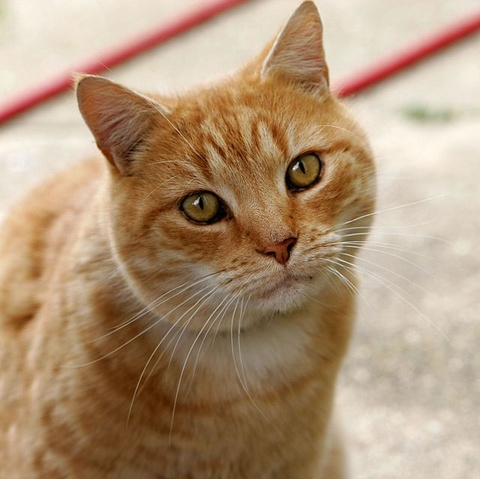
#> input picture few/cat.jpg, 480 x 479 px, shrunk from 640 x 639 before the run; its folder holds 4 pictures in this run
$ python modified.py
#> lines starting #> are read from the running program, lines starting #| are printed output that depends on the picture
import threading
import os
import time
from PIL import Image
from PIL import ImageEnhance

shared_image_buffer = []

def enhanceBrightness(bF):
    global shared_image_buffer
    imagesDone = 0 # Number of images it has processed
    currImage = 0 # Index of image about to be processed

    while(imagesDone != len(shared_image_buffer)):
        if not shared_image_buffer[currImage][1].locked():
            shared_image_buffer[currImage][1].acquire()
            image = shared_image_buffer[currImage][0]
            finalImage = ImageEnhance.Brightness(image).enhance(bF)
            shared_image_buffer[currImage][0] = finalImage
            imagesDone += 1
            shared_image_buffer[currImage][1].release()
        else:
            currImage += 1
            currImage %= len(shared_image_buffer)

def enhanceSharpness(sF):
    global shared_image_buffer
    imagesDone = 0 # Number of images it has processed
    currImage = 0 # Index of image about to be processed

    while(imagesDone != len(shared_image_buffer)):
        if not shared_image_buffer[currImage][1].locked():
            shared_image_buffer[currImage][1].acquire()
            image = shared_image_buffer[currImage][0]
            finalImage = ImageEnhance.Sharpness(image).enhance(sF)
            shared_image_buffer[currImage][0] = finalImage
            imagesDone += 1
            shared_image_buffer[currImage][1].release()
        else:
            currImage += 1
            currImage %= len(shared_image_buffer)

def enhanceContrast(sF):
    global shared_image_buffer
    imagesDone = 0 # Number of images it has processed
    currImage = 0 # Index of image about to be processed

    while(imagesDone != len(shared_image_buffer)):
        if not shared_image_buffer[currImage][1].locked():
            shared_image_buffer[currImage][1].acquire()
            image = shared_image_buffer[currImage][0]
            finalImage = ImageEnhance.Contrast(image).enhance(cF)
            shared_image_buffer[currImage][0] = finalImage
            imagesDone += 1
            shared_image_buffer[currImage][1].release()
        else:
            currImage += 1
            currImage %= len(shared_image_buffer)

if __name__ == "__main__":

    # Load images onto array with semaphore and enhancement indicator
    path = 'few'
    endPath = 'enhanced/'

    # path = input('Folder location of images: ')
    # endPath = input('Folder location of enhanced images: ')

    files = os.listdir(path)

    for image in files:
        img = Image.open(path + '/' + image)
#> img is the input picture: PIL image 480x479 RGB; mean R, G, B 175.9, 148.8, 120.7
        shared_image_buffer.append([img, threading.Lock()])

    bF = float(input('Brightness Factor: '))
#> the answer given: 3
#> bF = 3
    sF = float(input('Sharpess Factor: '))
#> the answer given: 3
    cF = float(input('Contrast Factor: '))
#> the answer given: 3

    bT = threading.Thread(target=enhanceBrightness, args=(bF,))
    sT = threading.Thread(target=enhanceSharpness, args=(sF,))
    cT = threading.Thread(target=enhanceContrast, args=(cF,))

    startTime = time.time()

    bT.start()
    sT.start()
    cT.start()

    bT.join()
    sT.join()
    cT.join()

    i = 0

    for img in shared_image_buffer:
        img[0].save('enhanced/' + str(i) + '.png')
        i += 1
#> this loop made 4 passes
#> pass 1, `img[0].save('enhanced/' + str(i) + '.png')`:
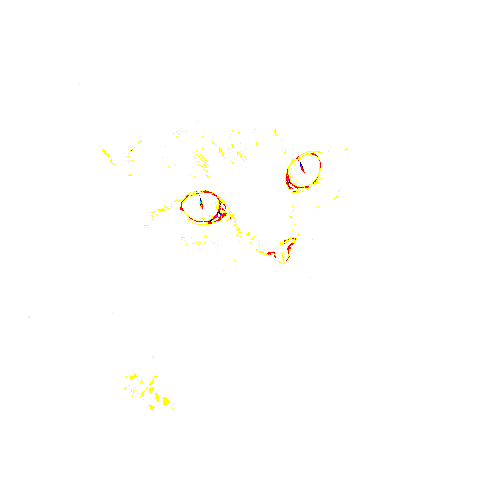
#> saved as 0.png: PIL image 480x479 RGB; mean R, G, B 254.9, 254.6, 253.2
#> pass 2, `img[0].save('enhanced/' + str(i) + '.png')`:
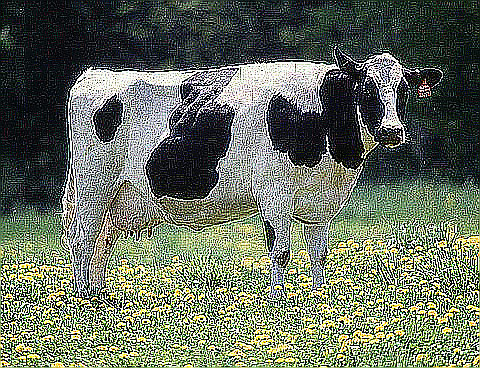
#> saved as 1.png: PIL image 480x368 RGB; mean R, G, B 103.1, 111.1, 96

    print("--- %s seconds ---" % (time.time() - startTime))
